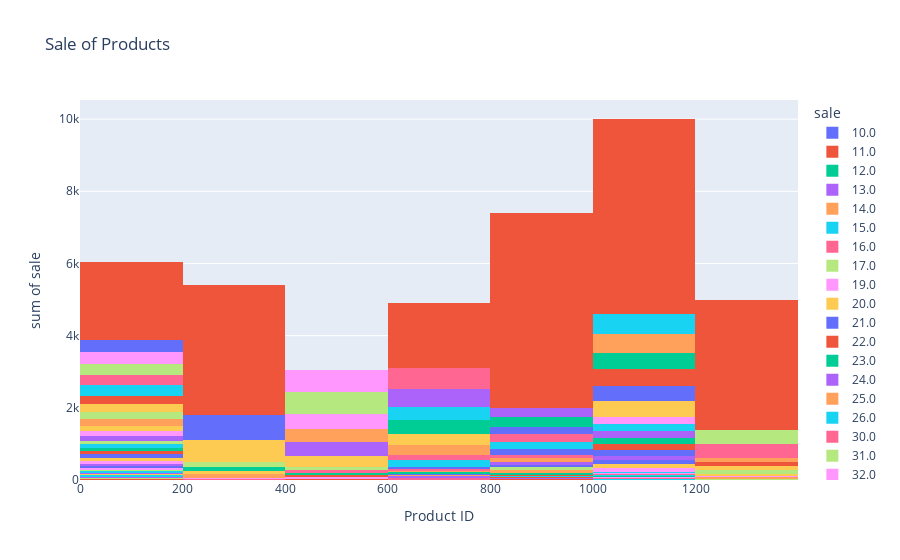

Notebook source saved alongside this figure:
### Markdown cell above
## Which product has high sale

### Code cell
import plotly.express as px
fig = px.histogram(dataset, x='product id', y= 'sale', color= 'sale',
                    title= 'Sale of Products',
                    labels= {'product id': 'Product ID'})
fig.show()
